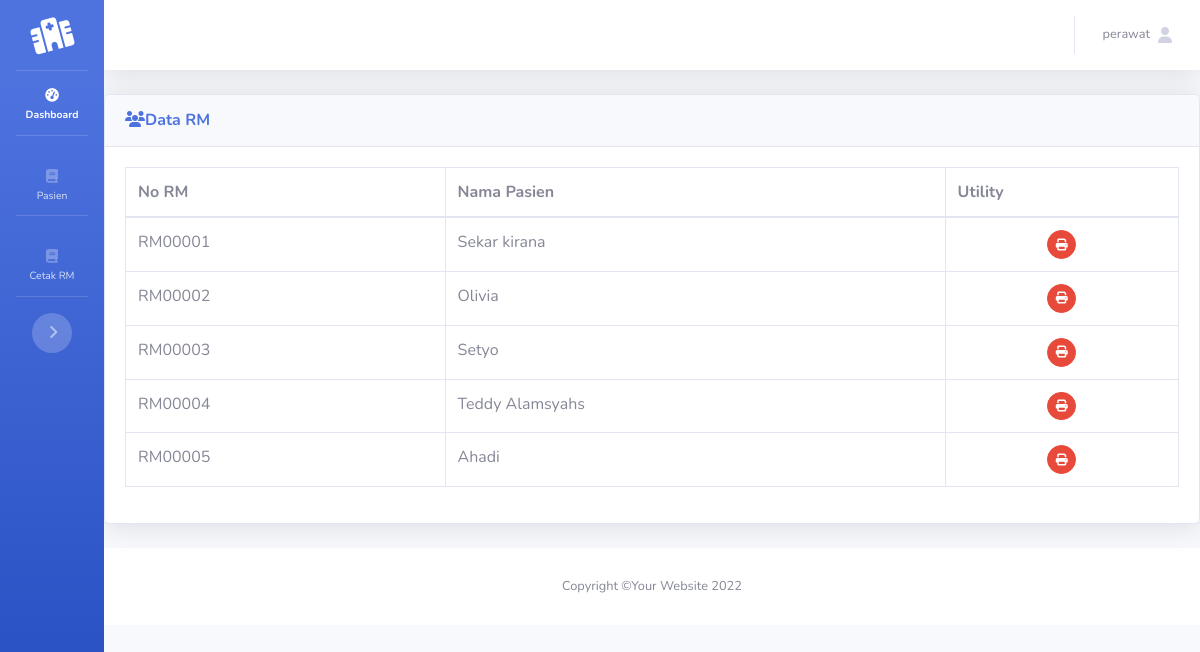
/Admin/index.php?halaman=datarm (signed in), run on an earlier commit of the app's database.
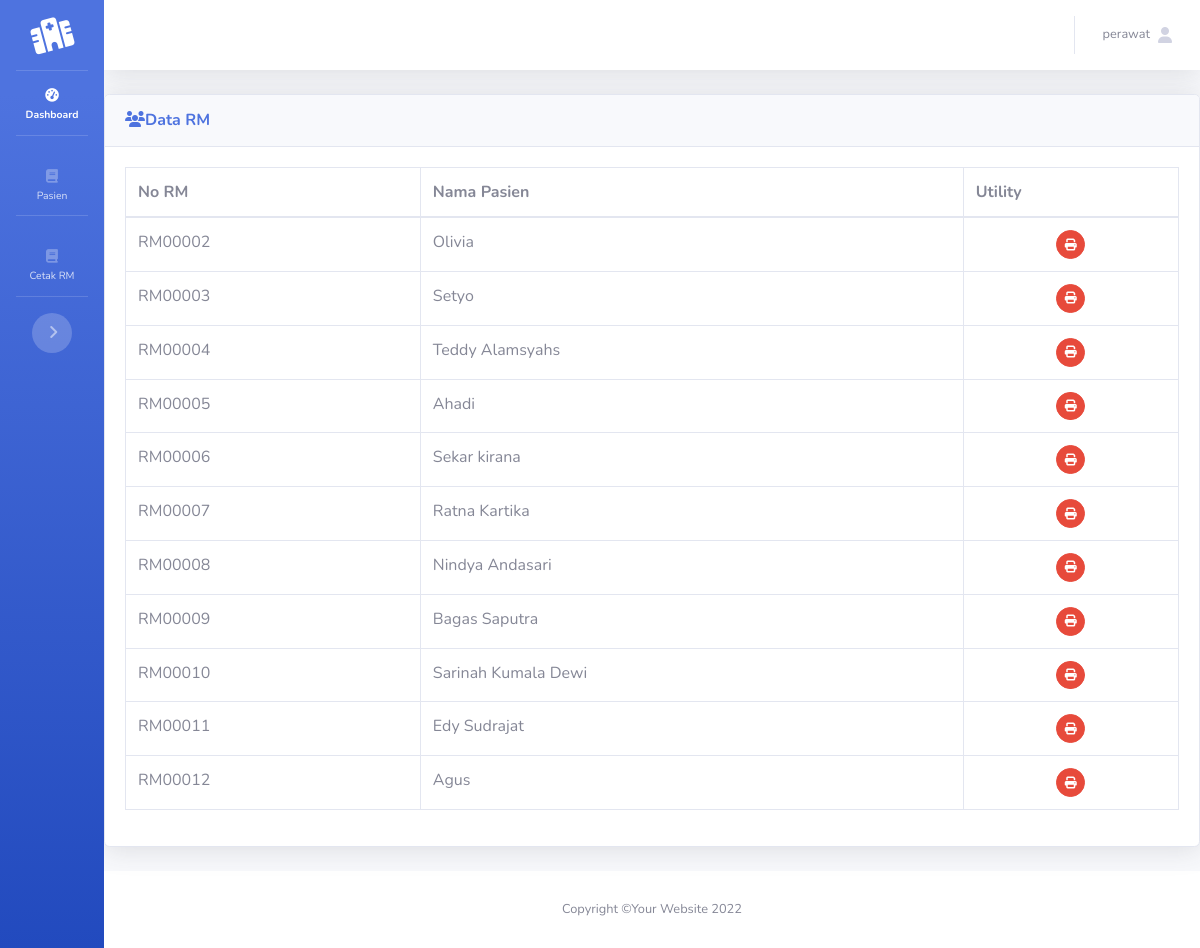
And on a later commit of the database.
### tables this page shows
CREATE TABLE `rm` (
  `no_rm` varchar(8) NOT NULL,
  `no_pasien` varchar(8) NOT NULL,
  `jasa` int(11) NOT NULL
);

CREATE TABLE `pasien` (
  `idpasien` varchar(10) NOT NULL,
  `goldar` varchar(2) NOT NULL,
  `namapasien` varchar(40) NOT NULL,
  `tgllahir` date NOT NULL,
  `jnskelamin` enum('Perempuan','Laki-laki','','') NOT NULL,
  `alamat` varchar(50) NOT NULL,
  `notelpon` varchar(15) NOT NULL,
  `status` int(11) NOT NULL
);

### Admin/datarm.php (the view, shortened to what this page needs)
<div class="card shadow mb-4">
	<div class="card-header py-3">
		<h6 class="m-0 font-weight-bold text-primary"><i class="fas fa-users fa-table"></i>Data RM
		</h6>
	</div>
	<div class="card-body">
		<div class="table-responsive">
			<table class="table table-bordered" id="dataTable" width="100%" cellspacing="0">
				<thead>
					<tr>
						<th>No RM</th>
						<th>Nama Pasien</th>
                        <th>Utility</th>
					</tr>
				</thead>
				<tbody>
					<?php
					$qdata=mysqli_query($kon,"SELECT * FROM rm a,pasien b where a.no_pasien=b.idpasien"); WHILE ($data=mysqli_fetch_array($qdata))
					{
						?>
						<tr>
							<td><?php echo $data['0'];?></td>
							<td><?php echo $data['5'];?></td>
							<td align="center">
							<a title= "Cetak Nota Registrasi" href="#"
							onClick="popupwindow('cetakrm.php?id=<?php echo $data[0];?>');"
							class="btn btn-danger btn-circle btn-sm">
							<i class="fas fa-print"></i>
							</a>
							</td>
						</tr>
						<?php
					}
					   ?>
				</tbody>
			</table>
		</div>
	</div>
</div>

What changed in the data, as far as the page shows it:
removed rm: no_rm "RM00001", pasien.namapasien "Sekar kirana"
added rm: no_rm "RM00006", pasien.namapasien "Sekar kirana"
added rm: no_rm "RM00007", pasien.namapasien "Ratna Kartika"
added rm: no_rm "RM00008", pasien.namapasien "Nindya Andasari"
added rm: no_rm "RM00009", pasien.namapasien "Bagas Saputra"
added rm: no_rm "RM00010", pasien.namapasien "Sarinah Kumala Dewi"
added rm: no_rm "RM00011", pasien.namapasien "Edy Sudrajat"
added rm: no_rm "RM00012", pasien.namapasien "Agus"
